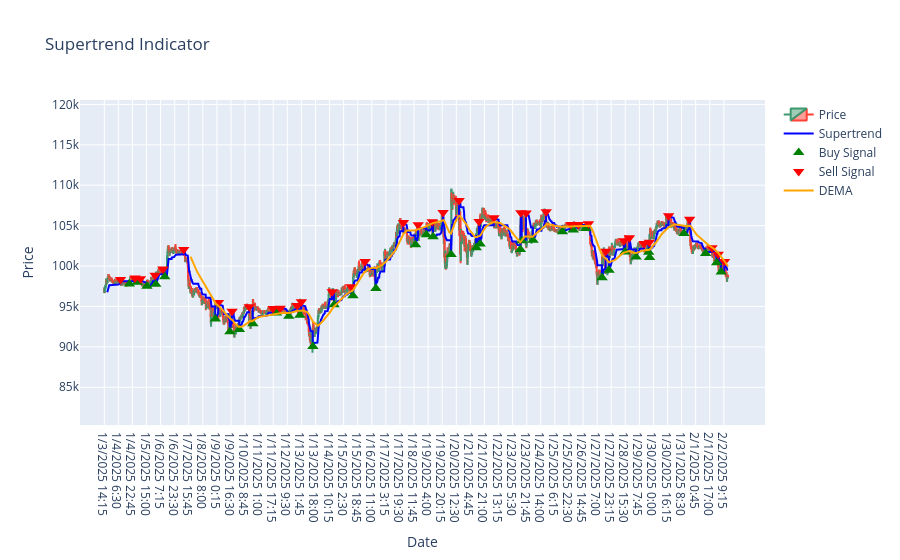

The code cell stored with this chart in its notebook:
### Code cell
import pandas as pd
import pandas_ta as ta
import plotly.graph_objects as go
from plotly.subplots import make_subplots

class Supertrend:
    def __init__(self, data, period, multiplier):
        self.data = data
        self.period = period
        self.multiplier = multiplier
        self.df = None  # Initialize df as None
        self.ADX = None  # Initialize ADX as None

    def prepare_data(self):  # Renamed to follow Python conventions
        if isinstance(self.data, str):
            self.df = pd.read_csv(self.data)
        elif isinstance(self.data, pd.DataFrame):
            self.df = self.data.copy()
        self.df['return'] = self.df['Close'].pct_change()
        # Ensure Date column is in datetime format
        self.df['Date'] = pd.to_datetime(self.df['Datetime'])
    def calculate_double_ema(self):
        if self.df is None:
            raise ValueError("Data not prepared. Call prepare_data() first.")
        self.df['DEMA'] = ta.dema(self.df['Close'], 200)
    
    def calculate_ADX(self):
        if self.df is None:
            raise ValueError("Data not prepared. Call prepare_data() first.")
        self.ADX = ta.adx(self.df['High'], self.df['Low'], self.df['Close'], 14)
        return self.ADX

    def supertrend(self):
        if self.df is None:
            raise ValueError("Data not prepared. Call prepare_data() first.")
        
        df = self.df
        st = ta.supertrend(
            high=df['High'],
            low=df['Low'],
            close=df['Close'],
            length=self.period,
            multiplier=self.multiplier
        )

        supertrend_col = f"SUPERT_{self.period}_{self.multiplier:.1f}"
        direction_col = f"SUPERTd_{self.period}_{self.multiplier:.1f}"
        lower_band_col = f"SUPERTl_{self.period}_{self.multiplier:.1f}"
        upper_band_col = f"SUPERTs_{self.period}_{self.multiplier:.1f}"

        df[supertrend_col] = st[supertrend_col]
        df[lower_band_col] = st[lower_band_col]
        df[upper_band_col] = st[upper_band_col]

        # Align the ADX DataFrame with the main DataFrame
        self.ADX, df = self.ADX.align(df, axis=0, copy=False)

        # Use the specific ADX column for the condition
        df['buy'] = (st[direction_col] > 0) & (st[direction_col].shift(1) < 0) & (self.ADX['ADX_14'] > 0)
        df['close_buy']=(st[direction_col] < 0) & (st[direction_col].shift(1) > 0) 
        df['sell'] = (st[direction_col] < 0) & (st[direction_col].shift(1) > 0) & (self.ADX['ADX_14'] > 0)
        df['close_sell']=(st[direction_col] > 0) & (st[direction_col].shift(1) < 0)
        
        return df

    def plot(self, supertrend_df):
        if self.df is None:
            raise ValueError("Data not prepared. Call prepare_data() first.")
        if 'buy' not in supertrend_df.columns or 'sell' not in supertrend_df.columns:
            raise ValueError("Run supertrend() first to generate signals.")

        df = self.df
        price_trace = go.Candlestick(
            x=df['Datetime'],
            open=df['Open'],
            high=df['High'],
            low=df['Low'],
            close=df['Close'],
            name='Price'
        )
        double_ema_trace = go.Scatter(
            x=df['Datetime'],
            y=df['DEMA'],
            mode='lines',
            name='DEMA',
            line=dict(color='orange')
        )

        supertrend_col = f"SUPERT_{self.period}_{self.multiplier:.1f}"
        supertrend_line = go.Scatter(
            x=df['Datetime'],
            y=supertrend_df[supertrend_col],
            mode='lines',
            name='Supertrend',
            line=dict(color='blue')
        )

        buy_signals = supertrend_df[supertrend_df['buy']]
        buy_markers = go.Scatter(
            x=df.loc[buy_signals.index, 'Datetime'],
            y=buy_signals[supertrend_col],
            mode='markers',
            marker=dict(symbol='triangle-up', color='green', size=10),
            name='Buy Signal'
        )

        close_buy_signals = supertrend_df[supertrend_df['close_buy']]
        close_buy_markers = go.Scatter(
            x=df.loc[close_buy_signals.index, 'Datetime'],
            y=close_buy_signals[supertrend_col],
            mode='markers',
            marker=dict(symbol='x', color='green', size=10),
            name='Close Buy Signal'
        )

        sell_signals = supertrend_df[supertrend_df['sell']]
        sell_markers = go.Scatter(
            x=df.loc[sell_signals.index, 'Datetime'],
            y=sell_signals[supertrend_col],
            mode='markers',
            marker=dict(symbol='triangle-down', color='red', size=10),
            name='Sell Signal'
        )

        close_sell_signals = supertrend_df[supertrend_df['close_sell']]
        close_sell_markers = go.Scatter(
            x=df.loc[close_sell_signals.index, 'Datetime'],
            y=close_sell_signals[supertrend_col],
            mode='markers',
            marker=dict(symbol='x', color='red', size=10),
            name='Close Sell Signal'
        )

        fig = go.Figure(data=[price_trace, supertrend_line, buy_markers, sell_markers,double_ema_trace ])

        
        fig.update_layout(
            title='Supertrend Indicator',
            xaxis_title='Date',
            yaxis_title='Price',
            xaxis_rangeslider_visible=False,
            yaxis=dict(range=[df['Low'].min() * 0.9, df['High'].max() * 1.1])  # Set dynamic range
        )
        fig.show()

# Example usage with your data
df = pd.read_csv('bitcoin30days.csv')

# Initialize and run Supertrend
st_instance = Supertrend(df, 14, 3)  # Pass DataFrame directly
st_instance.prepare_data()
st_instance.calculate_ADX()
st_instance.calculate_double_ema()
result_df = st_instance.supertrend()
st_instance.plot(result_df)  # Pass the result DataFrame to the plot method

# Calculate counts
buy_true = result_df['buy'].sum()
sell_true = result_df['sell'].sum()
buy_false = (~result_df['buy']).sum()
sell_false = (~result_df['sell']).sum()

print(f"Buy Signals (True): {buy_true}")
print(f"Sell Signals (True): {sell_true}")
print(f"Buy Signals (False): {buy_false}")
print(f"Sell Signals (False): {sell_false}")

# Optional: Print rows where either buy or sell is True
signals = result_df[result_df['buy'] | result_df['sell']]
print("\nRows with signals:")
print(signals[['Datetime', 'Close', 'buy', 'sell']])

### Figure 1 — Plotly figure (JSON) as saved in the notebook; plotly's stock layout.template omitted (floating-point values rounded to 4 significant figures; data arrays with more than 128 entries replaced by an {"elided": "..."} marker saying what was removed)
{"data": [{"close": {"elided": "2880 float values"}, "high": {"elided": "2880 float values"}, "low": {"elided": "2880 float values"}, "name": "Price", "open": {"elided": "2880 float values"}, "type": "candlestick", "x": {"elided": "2880 str values"}}, {"line": {"color": "blue"}, "mode": "lines", "name": "Supertrend", "type": "scatter", "x": {"elided": "2880 str values"}, "y": {"elided": "2880 float values"}}, {"marker": {"color": "green", "size": 10, "symbol": "triangle-up"}, "mode": "markers", "name": "Buy Signal", "type": "scatter", "x": ["1/4/2025 19:15", "1/5/2025 4:15", "1/5/2025 15:30", "1/6/2025 1:45", "1/6/2025 12:00", "1/8/2025 22:30", "1/9/2025 15:15", "1/10/2025 2:15", "1/10/2025 17:45", "1/11/2025 21:00", "1/12/2025 11:15", "1/13/2025 0:00", "1/13/2025 15:00", "1/14/2025 15:30", "1/15/2025 13:15", "1/16/2025 15:45", "1/18/2025 13:30", "1/19/2025 2:00", "1/19/2025 9:45", "1/20/2025 6:30", "1/21/2025 11:30", "1/21/2025 16:00", "1/23/2025 14:30", "1/23/2025 16:00", "1/24/2025 5:00", "1/25/2025 15:00", "1/26/2025 3:30", "1/26/2025 18:00", "1/27/2025 12:45", "1/27/2025 20:45", "1/28/2025 15:15", "1/29/2025 4:00", "1/29/2025 18:30", "1/29/2025 19:30", "1/31/2025 11:15", "2/1/2025 12:15", "2/2/2025 1:00", "2/2/2025 6:15"], "y": [97770.0, 98000.0, 97510.0, 97760.0, 98690.0, 93430.0, 91860.0, 92140.0, 92860.0, 94180.0, 93790.0, 93920.0, 90040.0, 95200.0, 96310.0, 97210.0, 102600.0, 103900.0, 103600.0, 101400.0, 102300.0, 102700.0, 102000.0, 103100.0, 103200.0, 104200.0, 104500.0, 104700.0, 98540.0, 99490.0, 101700.0, 101100.0, 101700.0, 101100.0, 104000.0, 101600.0, 100400.0, 99260.0]}, {"marker": {"color": "red", "size": 10, "symbol": "triangle-down"}, "mode": "markers", "name": "Sell Signal", "type": "scatter", "x": ["1/4/2025 9:00", "1/5/2025 1:45", "1/5/2025 8:00", "1/6/2025 1:00", "1/6/2025 10:00", "1/7/2025 10:00", "1/9/2025 2:00", "1/9/2025 17:45", "1/10/2025 13:30", "1/11/2025 17:00", "1/12/2025 1:15", "1/12/2025 21:00", "1/13/2025 1:45", "1/14/2025 13:15", "1/15/2025 11:15", "1/16/2025 3:15", "1/17/2025 23:30", "1/18/2025 16:30", "1/19/2025 8:45", "1/19/2025 21:15", "1/20/2025 15:45", "1/21/2025 14:45", "1/22/2025 8:00", "1/23/2025 15:00", "1/23/2025 21:00", "1/24/2025 20:15", "1/26/2025 0:45", "1/26/2025 9:30", "1/26/2025 21:00", "1/27/2025 17:00", "1/28/2025 14:00", "1/28/2025 20:15", "1/29/2025 13:15", "1/29/2025 19:15", "1/30/2025 17:30", "1/31/2025 17:45", "2/1/2025 19:30", "2/2/2025 2:45", "2/2/2025 10:00"], "y": [98320.0, 98520.0, 98440.0, 98860.0, 99620.0, 102000.0, 95490.0, 94400.0, 94970.0, 94760.0, 94790.0, 95130.0, 95570.0, 96830.0, 97430.0, 100600.0, 105400.0, 105100.0, 105500.0, 106600.0, 108100.0, 105500.0, 106000.0, 106600.0, 106600.0, 106700.0, 105100.0, 105200.0, 105200.0, 101800.0, 103100.0, 103500.0, 102800.0, 103000.0, 106200.0, 105800.0, 102300.0, 101400.0, 100600.0]}, {"line": {"color": "orange"}, "mode": "lines", "name": "DEMA", "type": "scatter", "x": {"elided": "2880 str values"}, "y": {"elided": "2880 float values"}}], "layout": {"title": {"text": "Supertrend Indicator"}, "xaxis": {"rangeslider": {"visible": false}, "title": {"text": "Date"}}, "yaxis": {"range": [80330.0, 120500.0], "title": {"text": "Price"}}}}
